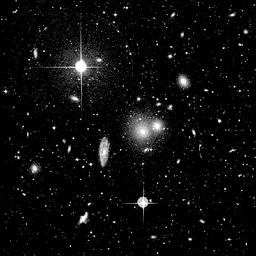
#> input picture Mid_term_report/Image_256.jpg, 256 x 256 px
$ jupyter execute --allow-errors wavelet_trial.ipynb
#> lines starting #> are read from the running program, lines starting #| are printed output that depends on the picture
[cell 1]
##importing required libraries
import matplotlib.pyplot as plt
from PIL import Image, ImageDraw, ImageFilter
import numpy as np

from scipy.ndimage import rotate, shift
from scipy.signal import convolve2d

import random

import pywt
from scipy.interpolate import interp2d

import cv2

[cell 2]
#image filepath
#file_path = "/content/hydra_poss.gif"
#file_path = "D:/B.TECH/CLASSES/3rd Year/SEM 6/IVP/Project/2/hydra_poss.gif"

I_clean = Image.open("../Image_256.jpg").convert('L')
#> I_clean is the input picture: PIL image 256x256 L; min 0, max 255, mean 12.6

fig = plt.subplots(1,1,figsize=(8,8))
plt.imshow(I_clean,cmap="gray")

plt.show()

[cell 3]
I_trail = Image.open("../Image_256_trail.png").convert('L')
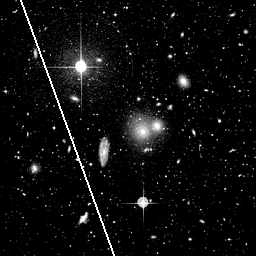
#> input picture Mid_term_report/Image_256_trail.png, 256 x 256 px
#> I_trail is the input picture: PIL image 256x256 L; min 0, max 255, mean 13.3

fig = plt.subplots(1,1,figsize=(8,8))
plt.imshow(I_trail,cmap="gray")

plt.show()

[cell 4]
def image_degradation(I,blur=2,var=0.5):
#> called with blur = 2, var = 0.5
    I = np.array(I)
    noise = np.random.normal(loc=0, scale=var, size=I.shape)
    noisy_img = (np.array(I) + noise)

    img = Image.fromarray(np.uint8(noisy_img))
    #img = img.filter(ImageFilter.BoxBlur(blur))

    kernel = [[1/9, 1/9, 1/9],[1/9, 1/9, 1/9],[1/9, 1/9, 1/9]]
    img = convolve2d(img, kernel, mode='same')
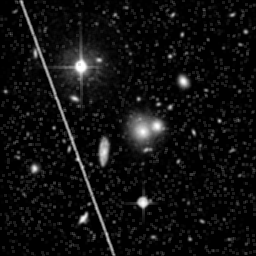
#> img: shape (256, 256) float64; min 0, max 254.6, mean 16.7
    return img, kernel

[cell 5]
I_deg, b = image_degradation(I_trail,2,0.5)
#> b = [[0.111, 0.111, 0.111], [0.111, 0.111, 0.111], [0.111, 0.111, 0.111]]

fig, ax = plt.subplots(1,2,figsize=(10,10))
ax[0].imshow(I_trail,cmap="gray")
ax[1].imshow(I_deg,cmap="gray")

plt.show()
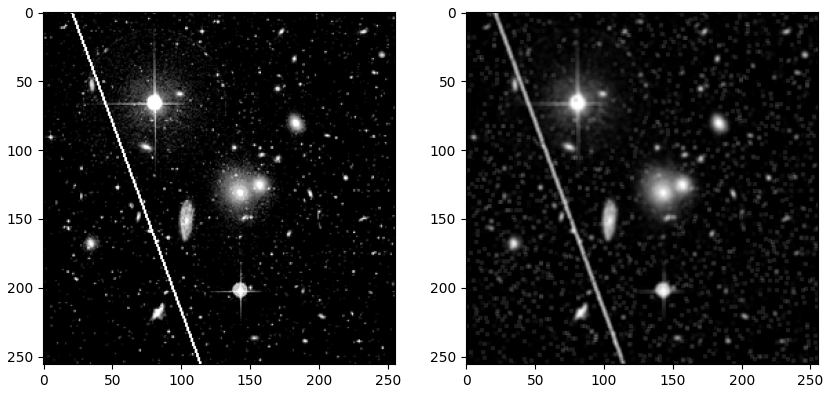
#> figure drawn by matplotlib, 2 panels
#> in pixel_reduction, `img = img.resize((size, size), resample=Image.LANCZOS)`:
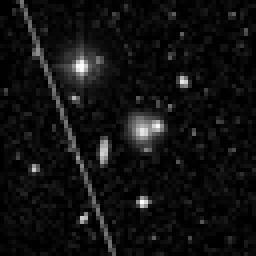
#> img: PIL image 64x64 L (shown 4 times larger); min 0, max 255, mean 16.9

[cell 6]
def downsampling(I,size=64):
#> called with size = 64
    x = np.array(I)
    D = np.zeros((size, x.shape[0]))

    scale = x.shape[0]/size
#> scale = 4

    for i in range(size):
        D[i, i*4] = 1

    y = np.dot(np.dot(D,x),D.T)
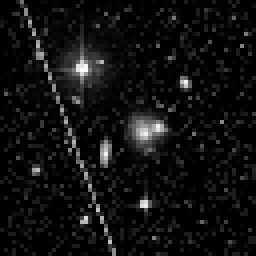
#> y: shape (64, 64) float64 (shown 4 times larger); min 0, max 254.2, mean 16.6
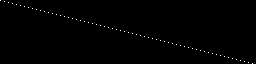
#> D: shape (64, 256) float64; values 0 (black) and 1 (white), 0.39% white in thin lines or dots
    y = y.reshape((64, 64))

    return y

[cell 7]
def pixel_reduction(I, size):
    img = Image.fromarray(np.uint8(I))
    img = img.resize((size, size), resample=Image.LANCZOS)
    return img

[cell 8]
I_64 = pixel_reduction(I=I_deg, size=64)
y = downsampling(I=I_deg, size=64)

fig, ax = plt.subplots(1,2,figsize=(10,10))
ax[0].imshow(y,cmap="gray")
ax[1].imshow(I_64,cmap="gray")

plt.show()

[cell 9]
#z = I_64.save("Image_64.jpg")

[cell 10]
def rotation_and_shift(I):
    shift_amount = np.random.uniform(-0.5, 0.5,2)
    I_shifted = shift(I, shift_amount)

    angle = np.random.uniform(-2, 2)
    I_rotated = rotate(I_shifted, angle, reshape=False)

    return I_rotated, shift_amount, angle

[cell 11]
##generating 16 low-resolution images from the above low resolution image by rotating and shifting by a subpixel amouny
I_lr = []
I_shift_amount = []
I_rot_amount = []

for i in range(16):
    I_rot, shift_amount, rot_amount = rotation_and_shift(I_64)
    tmp = np.array(I_rot)
    I_lr.append(tmp)
    I_shift_amount.append(shift_amount)
    I_rot_amount.append(rot_amount)
#> this loop made 16 passes
#> (shift_amount, rot_amount) on passes 1 to 12: ([-0.00119, -0.344], -0.621), ([-0.00205, -0.182], 1.38), ([0.133, -0.459], -0.921), ([0.275, 0.278], 1.74), ([0.0587, 0.316], -1.39), ([0.426, 0.00726], 1.98), ([0.0634, -0.473], -1.52), ([0.438, -0.244], -0.733), ([0.366, -0.435], -1.46), ([-0.235, 0.065], -1.59), ([-0.0197, -0.0644], -0.818), ([0.469, 0.0516], 1.77)
#> pass 1, in rotation_and_shift, `I_shifted = shift(I, shift_amount)`:
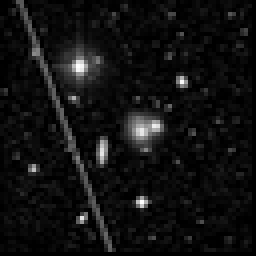
#> I_shifted: shape (64, 64) (shown 4 times larger); min 0, max 255, mean 16.8
#> pass 2, in rotation_and_shift (call 2), `I_rotated = rotate(I_shifted, angle, reshape=False)`:
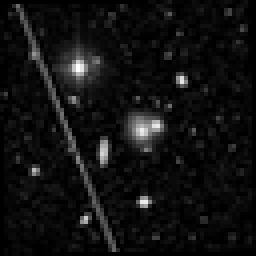
#> I_rotated: shape (64, 64) (shown 4 times larger); min 0, max 255, mean 16.7
#> after the loop, I_lr = 16 items; I_rot_amount = [-0.621, 1.38, -0.921, 1.74, -1.39, 1.98, -1.52, -0.733, -1.46, -1.59, -0.818, 1.77, -0.716, -1.69, 1.7, 1.65]; I_shift_amount = 16 items, first 6: [-0.00119, -0.344], [-0.00205, -0.182], [0.133, -0.459], [0.275, 0.278], [0.0587, 0.316], [0.426, 0.00726]

I_lr = np.array(I_lr)
I_shift_amount = np.array(I_shift_amount)
#> I_shift_amount = 16 rows, first 8: [-0.00119, -0.344], [-0.00205, -0.182], [0.133, -0.459], [0.275, 0.278], [0.0587, 0.316], [0.426, 0.00726], [0.0634, -0.473], [0.438, -0.244]
I_rot_amount = np.array(I_rot_amount)

fig, ax = plt.subplots(1,2,figsize=(10,10))
ax[0].imshow(I_64,cmap="gray")
ax[1].imshow(I_lr[0],cmap="gray")

plt.show()

[cell 12]
plt.imshow(I_lr[0] - I_lr[1], cmap = "gray")
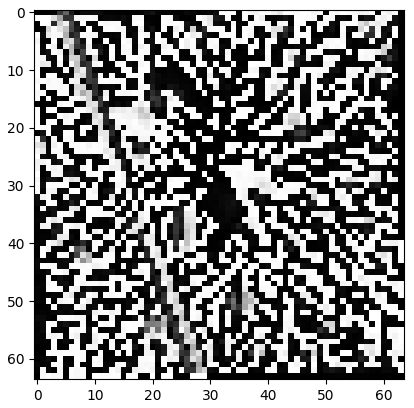
#> figure drawn by matplotlib, 1 panel

## shifts and rotation estimation

[cell 13]
x_shift = []
y_shift = []

for i in I_shift_amount:
    x_shift.append(i[0])
    y_shift.append(i[1])
#> this loop made 16 passes
#> i on passes 1 to 12: [-0.00119, -0.344], [-0.00205, -0.182], [0.133, -0.459], [0.275, 0.278], [0.0587, 0.316], [0.426, 0.00726], [0.0634, -0.473], [0.438, -0.244], [0.366, -0.435], [-0.235, 0.065], [-0.0197, -0.0644], [0.469, 0.0516]
#> after the loop, x_shift = [-0.00119, -0.00205, 0.133, 0.275, 0.0587, 0.426, 0.0634, 0.438, 0.366, -0.235, -0.0197, 0.469, 0.0154, -0.481, -0.132, 0.295]; y_shift = [-0.344, -0.182, -0.459, 0.278, 0.316, 0.00726, -0.473, -0.244, -0.435, 0.065, -0.0644, 0.0516, 0.274, 0.466, 0.459, 0.115]

[cell 14]
x_shift = []
y_shift = []

for i in I_shift_amount:
    x_shift.append(i[0])
    y_shift.append(i[1])

[cell 15]
x = np.arange(1,17)
width = 0.25

fig, ax = plt.subplots(1,2,figsize=(10,5))
ax[0].scatter(x_shift, y_shift, color = "k")
ax[1].bar(x,I_rot_amount,width,color = "k")

plt.show()
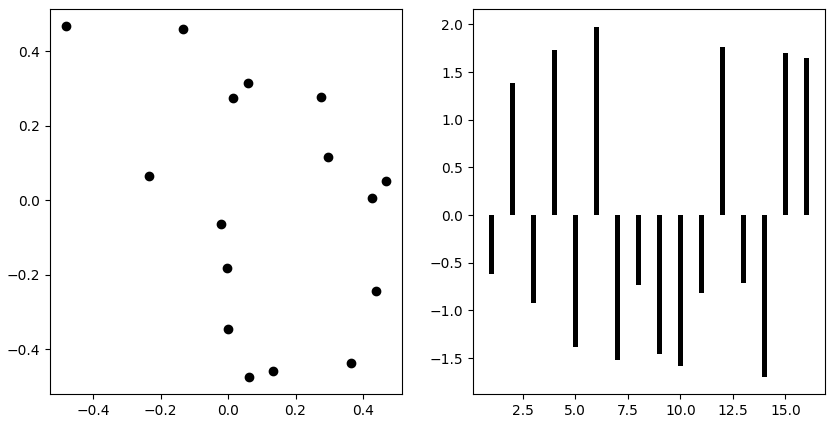
#> figure drawn by matplotlib, 2 panels; panel 2: tallest bar 1.98 high, from x = 5.88 to 6.12

[cell 16]
##Registration of the Observation##

## Wavelet

[cell 17]
def wavelet_sr(images, scale_factor=4, wavelet='haar', max_iter=10):

    """
    ---Wavelet filters---
    "dec_filter" is the decomposition or analysis filter used in wavelet transform. It is a low-pass filter and is applied
    to the signal being analyzed in order to decompose it into different frequency subbands. The subbands are formed by
    filtering the signal with a bank of high-pass and low-pass filters at different scales. The decimation or down-sampling
    operation is applied to each subband signal, resulting in a sequence of coefficients at a different resolution level.
    The coefficients at each level correspond to the wavelet transform of the signal at a particular scale.

    "rec_filter" is a high-pass reconstruction filter used in the inverse discrete wavelet transform (IDWT) to reconstruct
    the high-frequency (detail) components of the image from its wavelet coefficients. The filter is used to convolve the
    wavelet coefficients in the frequency domain and obtain the corresponding high-frequency signals in the spatial domain.
    """
#> called with images = array of shape (16, 64, 64), scale_factor = 4, wavelet = 'haar', max_iter = 10

    dec_filter, rec_filter = pywt.Wavelet(wavelet).filter_bank[:2]

    #wavelet decomposition of high-res image
    high_res_coeffs = pywt.dwt2(images[0], wavelet)
    high_res_coeffs_list = [(high_res_coeffs[0], high_res_coeffs[1])]

    #wavelet decomposition of low-res images
    low_res_coeffs_list = []
    for i in range(len(images)):
        coeffs = pywt.dwt2(images[i], wavelet)
        low_res_coeffs_list.append((coeffs[0], coeffs[1]))
#> this loop made 16 passes
#> after the loop, low_res_coeffs_list = 16 items

    estimate_coeffs = high_res_coeffs  #initial estimate

    for i in range(max_iter):
        detail_sum = np.zeros_like(high_res_coeffs[1])    #intermediate estimate

        for j in range(len(images)):
            high_coeffs = low_res_coeffs_list[j]
            interp_func = interp2d(np.arange(high_coeffs[0].shape[1]), np.arange(high_coeffs[0].shape[0]), high_coeffs[0])
            interp_coeffs = interp_func(np.arange(0, high_coeffs[0].shape[1]-1, 1/scale_factor), np.arange(0, high_coeffs[0].shape[0]-1, 1/scale_factor))
            detail_sum += pywt.idwt2(((None, interp_coeffs, None), rec_filter, rec_filter),wavelet)
            #detail_sum += pywt.idwt2((interp_coeffs,(interp_coeffs, rec_filter, rec_filter)),wavelet)

        detail_sum /= len(images)
        estimate_coeffs = (high_res_coeffs[0], detail_sum)

        #New wavelet coefficients using EM algorithm
        for j in range(len(images)):

            low_coeffs = low_res_coeffs_list[j]
            interp_func = interp2d(np.arange(low_coeffs[0].shape[1]), np.arange(low_coeffs[0].shape[0]), low_coeffs[0])
            interp_coeffs = interp_func(np.arange(0, low_coeffs[0].shape[1]-1, 1/scale_factor), np.arange(0, low_coeffs[0].shape[0]-1, 1/scale_factor))
            new_coeffs = pywt.idwt2((None, interp_coeffs, low_coeffs[1]), rec_filter, rec_filter)
            detail_coeffs = pywt.dwt2(images[j], wavelet)[1]
            detail_coeffs -= pywt.dwt2(new_coeffs, wavelet)[1]
            variance = np.var(detail_coeffs)
            new_coeffs += pywt.idwt2((None, detail_coeffs/np.sqrt(variance)), dec_filter, dec_filter)*np.sqrt(variance)
            low_res_coeffs_list[j] = (new_coeffs, low_coeffs[1])

    # Compute final estimate
    final_estimate = pywt.idwt2(estimate_coeffs, rec_filter, rec_filter)
    final_estimate = np.clip(final_estimate, 0, 255).astype(np.uint8)

    return final_estimate
